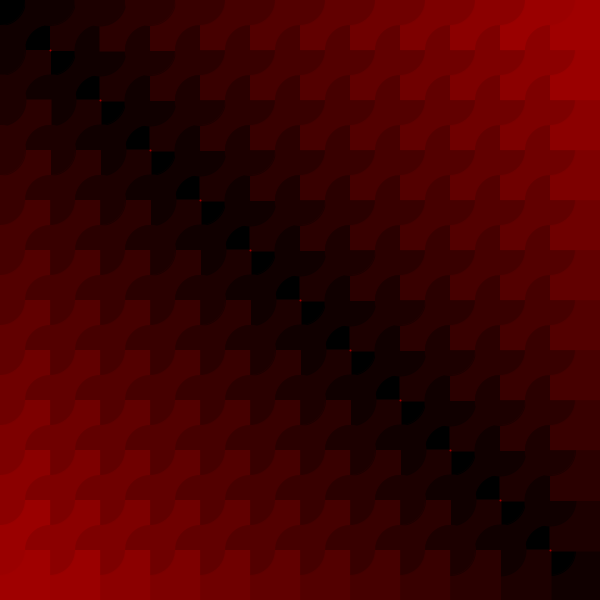
Frame 1 (no input)
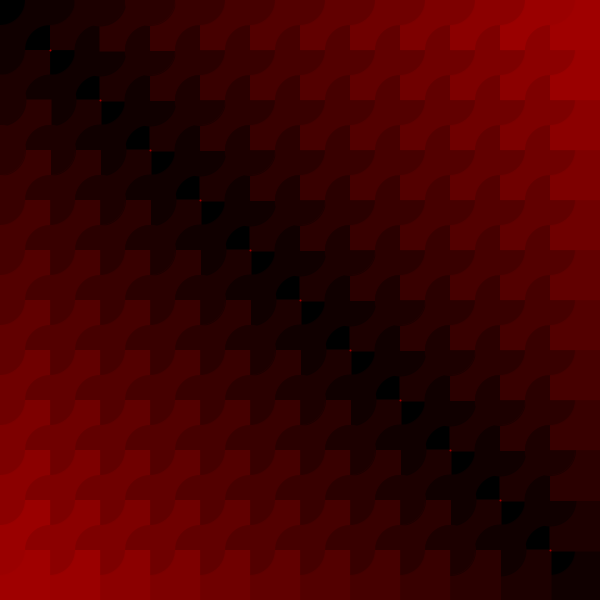
Frame 60 (the mouse pressed at the canvas centre just before this capture)
Frame 120 (the mouse held since frame 60 and released just before this capture): identical to frame 60, image omitted

The Processing sketch that drew these frames (run headless with seeded random() and noise(); from frame 60 on, the mouse is pressed at the canvas centre):

// Processing sketch: ya6544_project0
// ── ya6544_project0.pde
void setup() {
  size(600, 600);
}

void draw() {
  color black = #000000;
  color red1 = #100000;
  color red2 = #1c0000;
  color red3 = #2a0000;
  color red4 = #380000;
  color red5 = #460000;
  color red6 = #530000;
  color red7 = #610000;
  color red8 = #6f0000;
  color red9 = #7d0000;
  color red10 = #8b0000;
  color red11 = #9a0000;
  color red12 = #9f0000;
  for(int i = 0; i < 600; i = 50 + i) {
      stroke(red1);
      fill(red1);
      rect(i, i, 50, 50);
      stroke(black);
      fill(black);
      ellipse(i, i, 50, 50);
  }
  for(int i = 50; i < 600; i = 50 + i) {
      stroke(red2);
      fill(red2);
      rect(i, i - 50, 50, 50);
      rect(i - 50, i, 50, 50);
      stroke(red1);
      fill(red1);
      ellipse(i - 50, i, 50, 50);
      ellipse(i, i - 50, 50, 50);
      strokeWeight(2);
      stroke(red12);
      point(i, i);
  }
  for(int i = 100; i < 600; i = 50 + i) {
      stroke(red3);
      fill(red3);
      rect(i, i - 100, 50, 50);
      rect(i - 100, i, 50, 50);
      stroke(red2);
      fill(red2);
      ellipse(i - 100, i, 50, 50);
      ellipse(i, i - 100, 50, 50);
      strokeWeight(1);
      stroke(red11);
      point(i, i);
  }
  for(int i = 150; i < 600; i = 50 + i) {
      stroke(red4);
      fill(red4);
      rect(i, i - 150, 50, 50);
      rect(i - 150, i, 50, 50);
      stroke(red3);
      fill(red3);
      ellipse(i - 150, i, 50, 50);
      ellipse(i, i - 150, 50, 50);
      strokeWeight(0);
      stroke(red10);
      point(i, i);
  }
  for(int i = 200; i < 600; i = 50 + i) {
      stroke(red5);
      fill(red5);
      rect(i, i - 200, 50, 50);
      rect(i - 200, i, 50, 50);
      stroke(red4);
      fill(red4);
      ellipse(i - 200, i, 50, 50);
      ellipse(i, i - 200, 50, 50);
  }
  for(int i = 250; i < 600; i = 50 + i) {
      stroke(red6);
      fill(red6);
      rect(i, i - 250, 50, 50);
      rect(i - 250, i, 50, 50);
      stroke(red5);
      fill(red5);
      ellipse(i - 250, i, 50, 50);
      ellipse(i, i - 250, 50, 50);
  }
  for(int i = 300; i < 600; i = 50 + i) {
      stroke(red7);
      fill(red7);
      rect(i, i - 300, 50, 50);
      rect(i - 300, i, 50, 50);
      stroke(red6);
      fill(red6);
      ellipse(i - 300, i, 50, 50);
      ellipse(i, i - 300, 50, 50);
  }
  for(int i = 350; i < 600; i = 50 + i) {
      stroke(red8);
      fill(red8);
      rect(i, i - 350, 50, 50);
      rect(i - 350, i, 50, 50);
      stroke(red7);
      fill(red7);
      ellipse(i - 350, i, 50, 50);
      ellipse(i, i - 350, 50, 50);
  }
  for(int i = 400; i < 600; i = 50 + i) {
      stroke(red9);
      fill(red9);
      rect(i, i - 400, 50, 50);
      rect(i - 400, i, 50, 50);
      stroke(red8);
      fill(red8);
      ellipse(i - 400, i, 50, 50);
      ellipse(i, i - 400, 50, 50);
  }
  for(int i = 450; i < 600; i = 50 + i) {
      stroke(red10);
      fill(red10);
      rect(i, i - 450, 50, 50);
      rect(i - 450, i, 50, 50);
      stroke(red9);
      fill(red9);
      ellipse(i - 450, i, 50, 50);
      ellipse(i, i - 450, 50, 50);
  }
  for(int i = 500; i < 600; i = 50 + i) {
      stroke(red11);
      fill(red11);
      rect(i, i - 500, 50, 50);
      rect(i - 500, i, 50, 50);
      stroke(red10);
      fill(red10);
      ellipse(i - 500, i, 50, 50);
      ellipse(i, i - 500, 50, 50);
  }
  for(int i = 550; i < 600; i = 50 + i) {
      stroke(red12);
      fill(red12);
      rect(i, i - 550, 50, 50);
      rect(i - 550, i, 50, 50);
      stroke(red11);
      fill(red11);
      ellipse(i - 550, i, 50, 50);
      ellipse(i, i - 550, 50, 50);
  }
}
